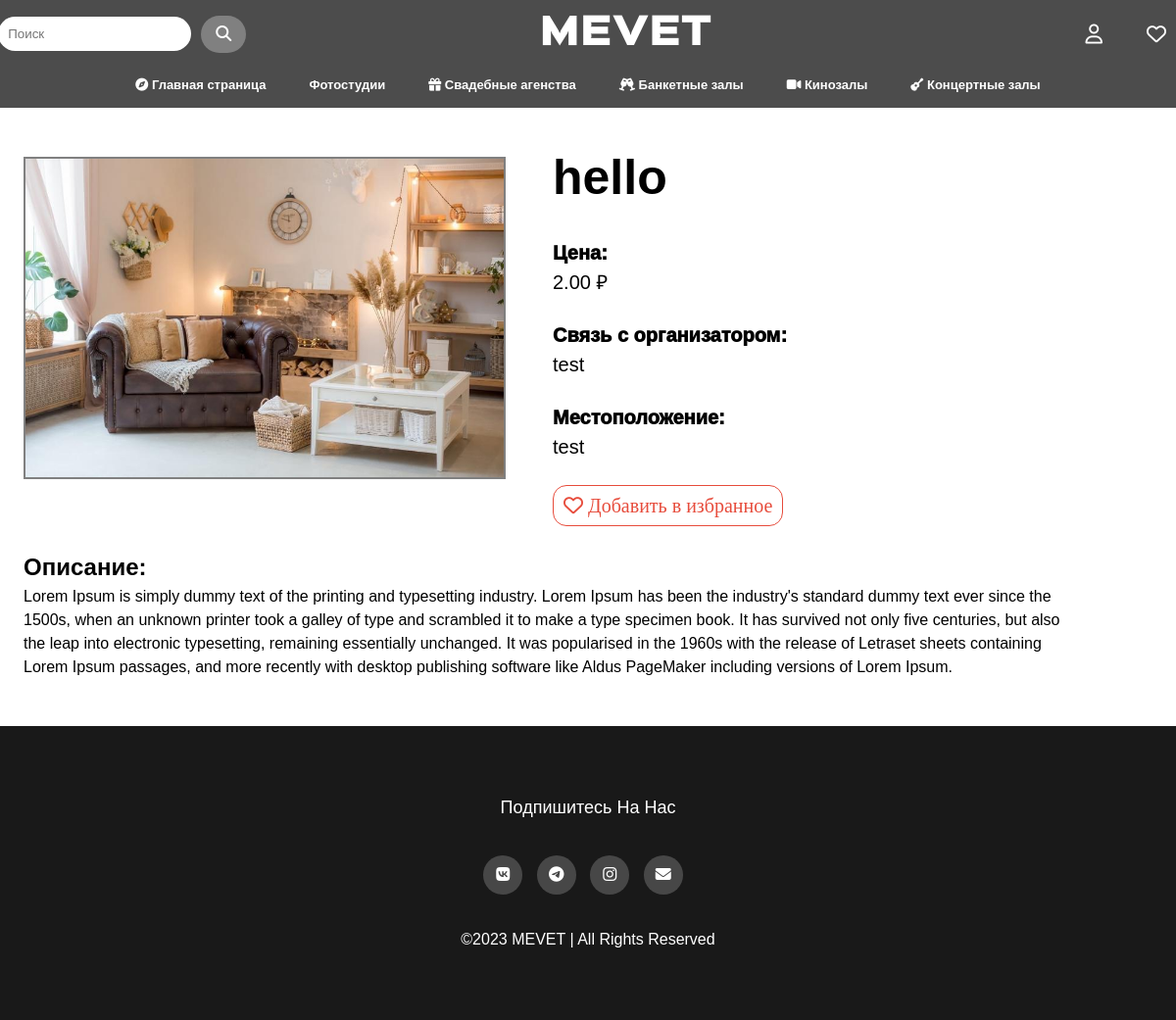
/kino/10/, run on an earlier commit of the app's database.
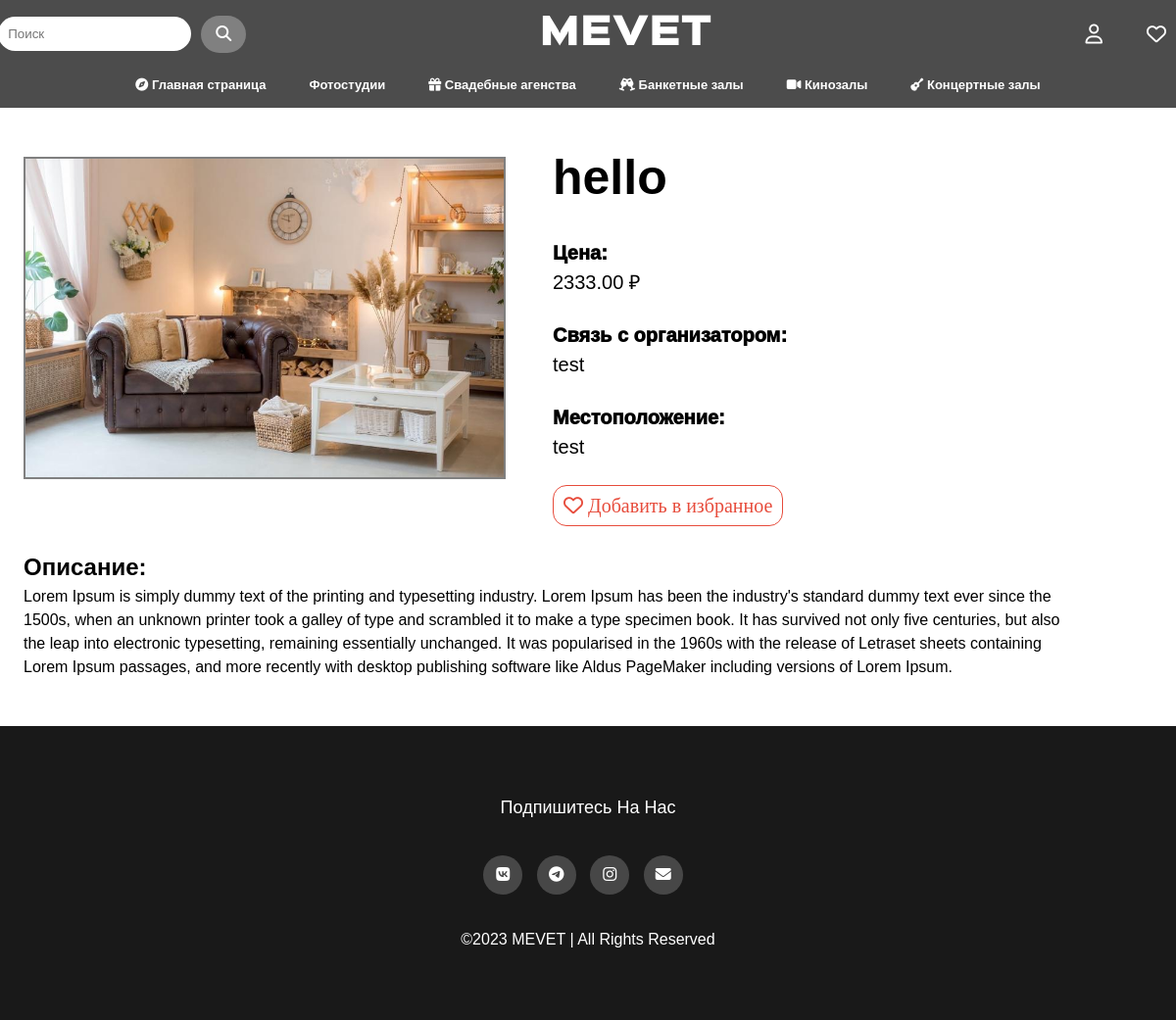
And on a later commit of the database.
### rental_ads/models.py (models this page shows, shortened)
class Rental(models.Model):
    category = models.ForeignKey(Category, on_delete=models.CASCADE)
    title = models.CharField(max_length=200)
    description = models.TextField()
    address = models.CharField(max_length=200)
    price = models.DecimalField(max_digits=10, decimal_places=2)
    contact = models.CharField(max_length=100)
    created_at = models.DateTimeField(auto_now_add=True)
    updated_at = models.DateTimeField(auto_now=True)
    main_image = models.ImageField(upload_to=rental_main_image_upload_path, blank=True, null=True)
    user = models.ForeignKey(settings.AUTH_USER_MODEL, on_delete=models.CASCADE, default=1)
    class Meta:
        verbose_name = "Rental"
        verbose_name_plural = "Rentals"

### rental_ads/views.py (the view)
# urls.py: path('<str:category_name>/<int:rental_id>/', views.rental_detail, name='rental_detail'),
def rental_detail(request, category_name, rental_id):
    rental = get_object_or_404(Rental, id=rental_id)
    images = rental.images.all()
    context = {'rental': rental, 'images': images}
    return render(request, 'rental_detail.html', context)

### rental_ads/templates/rental_detail.html (shortened to what this page needs)
{% extends "base.html" %}
{% load static %}
{% block content %}
<div class="Osn">
    <div class="oneP">
        {% if rental.main_image %}
        <img src="{{ rental.main_image.url }}" class="main_img_rental_detail">
        {% endif %}
    </div>
    <div class="twoP">
        <h1>{{ rental.title }}</h1>
        <br>
        <p class="spc">Цена:</p>
        <p>{{ rental.price }} ₽</p>
        <br>
        <p class="spc">Связь с организатором:</p>
        <p>{{ rental.contact }}</p>
        <br>
        <p class="spc">Местоположение:</p>
        <p>{{ rental.address }}</p>
        <br>
        <button class="add-to-favorites fa-regular fa-heart " style="font-size: 20px;"> Добавить в избранное</button>
    </div>
</div>
<div class="threeP">
    <h2>Описание:</h2>
    <p>Lorem Ipsum is simply dummy text of the printing and typesetting industry. Lorem Ipsum has been the industry's
        standard dummy text ever since the 1500s, when an unknown printer took a galley of type and scrambled it to make
        a type specimen book. It has survived not only five centuries, but also the leap into electronic typesetting,
        remaining essentially unchanged. It was popularised in the 1960s with the release of Letraset sheets containing
        Lorem Ipsum passages, and more recently with desktop publishing software like Aldus PageMaker including versions
        of Lorem Ipsum.</p>
</div>
{% endblock %}

What changed in the data, as far as the page shows it:
changed Rental "hello": price "2.00" → "2333.00"
